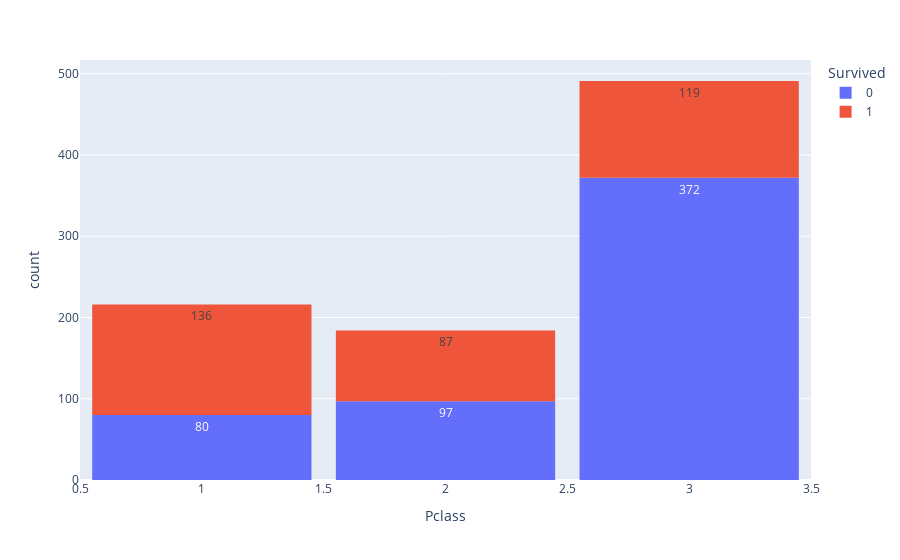

The notebook cell saved with this chart:
### Code cell
fig = px.histogram(df, x="Pclass",
             color="Survived",
             text_auto=True)
fig.update_layout(bargap=0.1)
fig.show()

### Figure 1 — Plotly figure (JSON) as saved in the notebook; plotly's stock layout.template omitted (floating-point values rounded to 4 significant figures; data arrays with more than 128 entries replaced by an {"elided": "..."} marker saying what was removed)
{"data": [{"alignmentgroup": "True", "bingroup": "x", "hovertemplate": "Survived=0<br>Pclass=%{x}<br>count=%{y}<extra></extra>", "legendgroup": "0", "marker": {"color": "#636efa", "pattern": {"shape": ""}}, "name": "0", "offsetgroup": "0", "orientation": "v", "showlegend": true, "texttemplate": "%{value}", "type": "histogram", "x": {"elided": "549 int values"}, "xaxis": "x", "yaxis": "y"}, {"alignmentgroup": "True", "bingroup": "x", "hovertemplate": "Survived=1<br>Pclass=%{x}<br>count=%{y}<extra></extra>", "legendgroup": "1", "marker": {"color": "#EF553B", "pattern": {"shape": ""}}, "name": "1", "offsetgroup": "1", "orientation": "v", "showlegend": true, "texttemplate": "%{value}", "type": "histogram", "x": {"elided": "342 int values"}, "xaxis": "x", "yaxis": "y"}], "layout": {"bargap": 0.1, "barmode": "relative", "legend": {"title": {"text": "Survived"}, "tracegroupgap": 0}, "margin": {"t": 60}, "xaxis": {"anchor": "y", "domain": [0, 1], "title": {"text": "Pclass"}}, "yaxis": {"anchor": "x", "domain": [0, 1], "title": {"text": "count"}}}}
